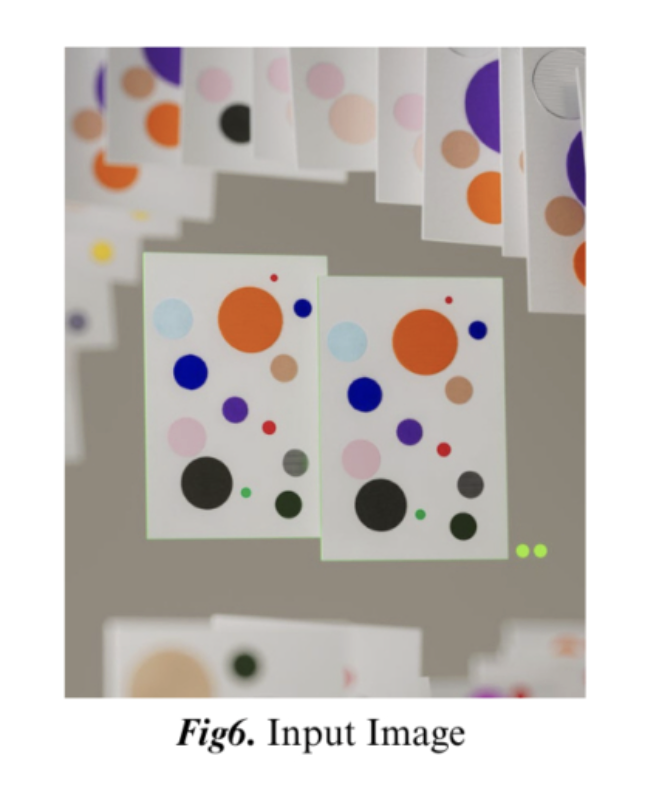
#> input picture week-three/image.png, 660 x 808 px
$ python challenge.py
#> lines starting #> are read from the running program, lines starting #| are printed output that depends on the picture; after the words box and inside, x2 and y2 are one past the last pixel; in counts of white or black regions, pixels touching at a corner belong together
import cv2
import numpy as np

image = cv2.imread("image.png")
#> image is the input picture: shape (808, 660, 3); mean B, G, R 189.9, 193.8, 199.4
if image is None:
    raise FileNotFoundError("Could not load image.png")

hsv = cv2.cvtColor(image, cv2.COLOR_BGR2HSV)
#> hsv: shape (808, 660, 3); mean H, S, V 17.6, 20.2, 201
output = image.copy()

color_ranges = {
    "Red": [
        ([0, 100, 50], [10, 255, 255]),
        ([170, 100, 50], [179, 255, 255])
    ],
    "Yellow": [
        ([15, 100, 50], [35, 255, 255])
    ],
    "Purple": [
        ([110, 60, 40], [160, 255, 255])
    ]
}

kernel = np.ones((3, 3), dtype=np.uint8)
min_area = image.shape[0] * image.shape[1] * 0.005
#> min_area = 2666.4

for name, ranges in color_ranges.items():
    mask = np.zeros(image.shape[:2], dtype=np.uint8)

    for lower, upper in ranges:
        color_mask = cv2.inRange(
            hsv, np.array(lower, dtype=np.uint8),
            np.array(upper, dtype=np.uint8)
        )
        mask = cv2.bitwise_or(mask, color_mask)

    mask = cv2.morphologyEx(mask, cv2.MORPH_OPEN, kernel)
    mask = cv2.morphologyEx(mask, cv2.MORPH_CLOSE, kernel)

    contours, _ = cv2.findContours(
        mask, cv2.RETR_EXTERNAL, cv2.CHAIN_APPROX_SIMPLE
    )

    for contour in contours:
        if cv2.contourArea(contour) < min_area:
            continue

        cv2.drawContours(output, [contour], -1, (0, 255, 0), 2)

        x, y, w, h = cv2.boundingRect(contour)
        cv2.rectangle(output, (x, y), (x + w, y + h),
                      (0, 255, 0), 2)
        cv2.putText(output, name, (x, max(y - 5, 15)),
                    cv2.FONT_HERSHEY_SIMPLEX, 0.5,
                    (0, 255, 0), 1)
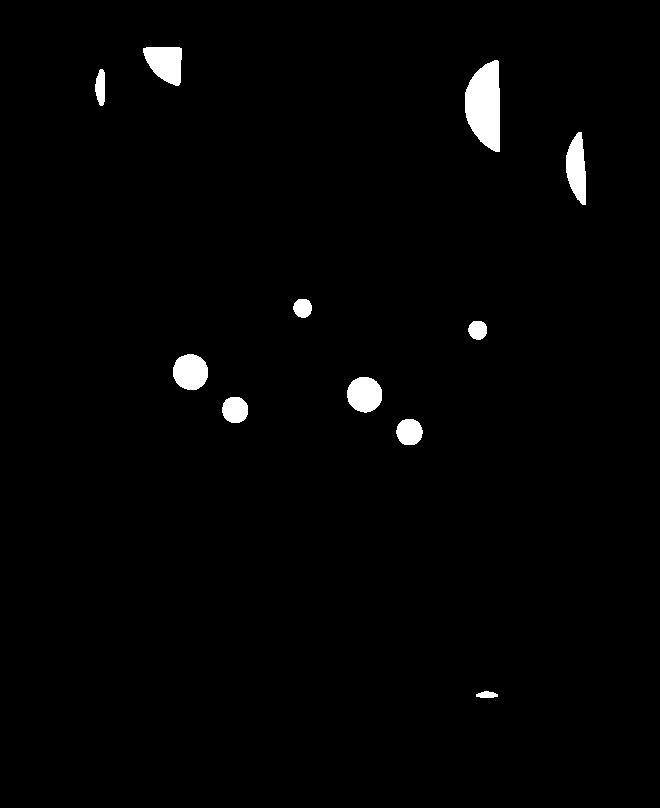
#> mask: shape (808, 660); 1.6% white; 11 white regions, largest, box (x1, y1, x2, y2) and area: (465, 60, 500, 152) 2441, (143, 47, 182, 86) 1117, (566, 132, 586, 205) 1037
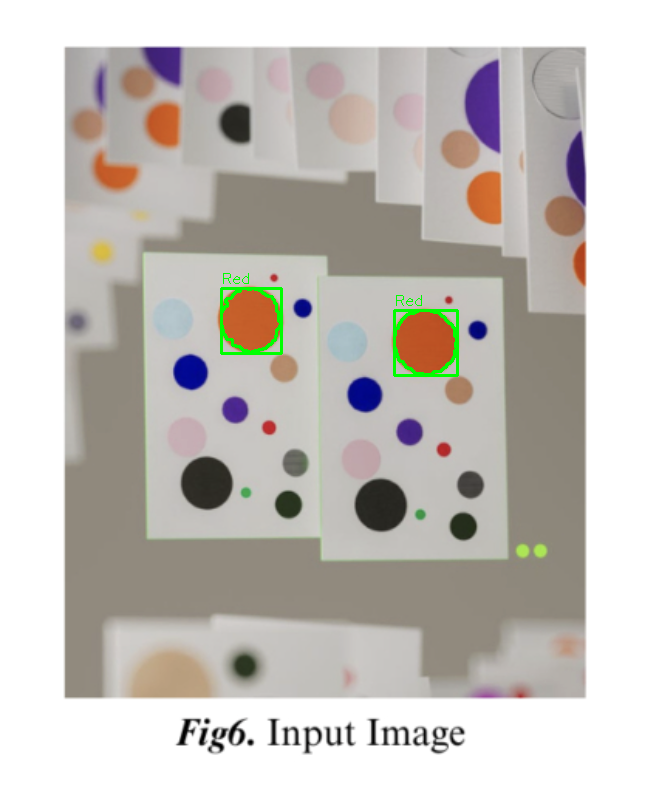
#> output: shape (808, 660, 3); 0.51% of pixels changed, all inside (x1, y1, x2, y2) = (220, 273, 459, 377)

cv2.imshow("Objects Detected", output)
cv2.waitKey(0)
cv2.destroyAllWindows()
